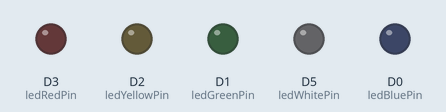
The sketch below on a simulated ESP8266 (NodeMCU). Parts: output pins drawn as LEDs (lit = HIGH). WiFi joins after 1.5 s; servers stay silent unless stated; what the sketch prints to the serial monitor is not drawn.

Above: at 1.65 s.
At 2.7 s:
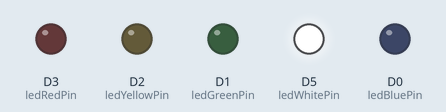
At 18.9 s:
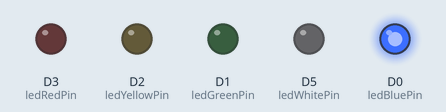
At 35.0 s:
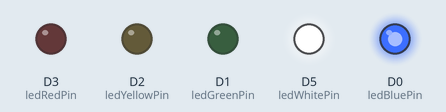
Timing chart, 0 to 38.6 s (numbered marks = the images above):
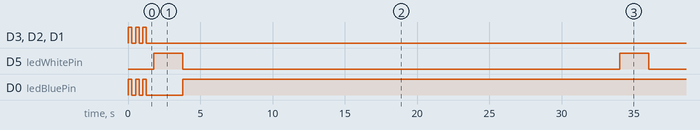

Measured:
- by itself, D5 (ledWhitePin): alternates HIGH for 2.0 s and LOW for 30.2 s
- by itself, D0 (ledBluePin): goes LOW 0.25 s, HIGH 0.25 s, LOW 0.25 s, HIGH 0.25 s, LOW 2.5 s, then HIGH

The sketch:

Pinger.ino
```cpp
// Required libraries
#include "ESP8266WiFi.h"
#include "ESP8266Ping.h"

// #include <NTPClient.h>
// #define NTP_OFFSET   60 * 60      // In seconds
// #define NTP_INTERVAL 60 * 1000    // In miliseconds
// #define NTP_ADDRESS  "europe.pool.ntp.org"

// WiFiUDP ntpUDP;
// NTPClient timeClient(ntpUDP, NTP_ADDRESS, NTP_OFFSET, NTP_INTERVAL);

// The Network SSID we want to connect to along with it's password
const char *ssid = "SSID_NETWORK_NAME";
const char *password = "SSID_NETWORK_PASSWORD";

// The remote host that we will be PINGing
const char *remote_host = "www.google.com";

// Pin configuration for NodeMCU 1.0 v2
// D0: 16 | D2: 4 | D3: 0 | D5: 14 | D6: 12 |
// D1: 5 | D4: 2 | D7: 13 | D8: 15 | D9: 3 | D10: 1 |
const int ledRedPin = D3;
const int ledYellowPin = D2;
const int ledGreenPin = D1;
const int ledBluePin = D0;
const int ledWhitePin = D5;

// Flag to see if we have set the average time for the PING
int firstRun = 1;
// Index to keep track of our loop count
int timerIndex = 0;
// How many times we want to iterate through the loop before we want to check the PING again
int timerLoopCount = 120; // 240 loops at .250 seconds = 1 minute
// Controls the delay on the loop, inevitably also controlling how ofter we PING
const int loopDelay = 250;
// How many PING requests we want to send to our specified remote host
const int pingCounter = 10;

// Variables for making the output to the serial monitor look nice
// timeout index holds the number of iterations through the loop we've gone
int timeoutIndex = 0;
// Timeout indicates when we want to restart the line
const int timeout = 35;

// String and integer variations of the PING average time for easy display integration
String avg_time_ms;
int avg_time;

// Outputs a divider to the serial monitor for orginisation purposes
void serialDivider()
{
  // Serial Moniter output for trouble shooting purposes
  Serial.println("--------------------------------------");
}

// Turn's on all the LED's , then turns them off after a 1/4 of a second
// With the exception of the WHITE LED
void blinkLeds()
{
  // Turn on all the LED's
  digitalWrite(ledRedPin, HIGH);
  digitalWrite(ledYellowPin, HIGH);
  digitalWrite(ledGreenPin, HIGH);
  digitalWrite(ledBluePin, HIGH);
  // Delay a 1/4 of a second
  delay(250);
  // Turn off all the LED's
  digitalWrite(ledRedPin, LOW);
  digitalWrite(ledYellowPin, LOW);
  digitalWrite(ledGreenPin, LOW);
  digitalWrite(ledBluePin, LOW);
}

void setup()
{
  // Serial Moniter output for trouble shooting purposes
  pinMode(ledRedPin, OUTPUT);
  pinMode(ledYellowPin, OUTPUT);
  pinMode(ledGreenPin, OUTPUT);
  pinMode(ledBluePin, OUTPUT);
  pinMode(ledWhitePin, OUTPUT);
  // Serial Moniter output for trouble shooting purposes
  serialDivider();
  // Begin our serial monitering on 115200
  Serial.begin(115200);
  delay(10);

  // timeClient.begin();

  // Serial Moniter output for trouble shooting purposes
  Serial.println();
  serialDivider();
  Serial.print("Connecting to WiFi ");
  Serial.print(ssid);
  Serial.print(" With password: ");
  Serial.print(password);
  Serial.println();
  serialDivider();

  // Connect to the specified WiFi with the specified Password
  WiFi.begin(ssid, password);
  // Wait for the WiFi to connect
  while (WiFi.status() != WL_CONNECTED && timeoutIndex <= timeout)
  {
    // Blink the LED lights
    blinkLeds();

    // Serial Moniter output for trouble shooting purposes
    Serial.print(".");

    // Check to see if we've timed out
    if (timeoutIndex == timeout)
    {
      // Serial Moniter output for trouble shooting purposes
      Serial.println();
      // Reset our time out index
      timeoutIndex = 0;
    }
    // Increment our timeout counter
    timeoutIndex++;

    delay(250);
  }
  // Serial Moniter output for trouble shooting purposes
  Serial.println(".");
  serialDivider();
  Serial.println();
  Serial.print("WiFi connected with IP: ");
  Serial.println(WiFi.localIP());
  Serial.print("Pinging host: ");
  Serial.println(remote_host);
  serialDivider();
}

void loop()
{
  delay(loopDelay);

  // If the timer index is not less than the timer loop count we know we have reached
  // the time where we want to PING again, or if it is the first run
  if (timerIndex >= timerLoopCount || firstRun == 1)
  {
    // Turn on the white LED
    digitalWrite(ledWhitePin, HIGH);

    // Check to see if there is an internet connection
    if (!Ping.ping(remote_host))
    {
      // Serial Moniter output for trouble shooting purposes
      Serial.println("Error: Internet condition Offline");
      // Blink the LED's
      blinkLeds();
      // Continue the loop from the top
      return;
    }

    // Disable the first run event flag
    firstRun = 0;
    // PING the specified remote host specified amount of times
    Ping.ping(remote_host, pingCounter);
    // Store the PING average time in String and Int for easy display integration.
    avg_time = Ping.averageTime();
    avg_time_ms = Ping.averageTime();

    // Turn off the white LED
    digitalWrite(ledWhitePin, LOW);

    // Reset the timer index
    timerIndex = 0;

    // Serial Moniter output for trouble shooting purposes
    Serial.println("Server Pinged");
    // Serial.println(timeClient.getFormattedTime());
    serialDivider();
  }

  if (avg_time <= 50) // If the PING is lower than or equal to 50
  {
    // Serial Moniter output for trouble shooting purposes
    Serial.print("Pingtime: ");
    Serial.print(avg_time_ms + " ms\n");
    Serial.println("Internet condition: Great");
    serialDivider();

    // Turn on the BLUE LED & turn off all other LEDs
    digitalWrite(ledRedPin, LOW);
    digitalWrite(ledYellowPin, LOW);
    digitalWrite(ledGreenPin, LOW);
    digitalWrite(ledBluePin, HIGH);
  }
  else if (avg_time > 50 && avg_time < 100) // If the PING is greater than 50 & less than 100
  {
    // Serial Moniter output for trouble shooting purposes
    Serial.print("Pingtime :");
    Serial.print(avg_time_ms + " ms\n");
    Serial.println("Internet condition: Good");
    serialDivider();

    // Turn on the GREEN LED & turn off all other LEDs
    digitalWrite(ledRedPin, LOW);
    digitalWrite(ledYellowPin, LOW);
    digitalWrite(ledGreenPin, HIGH);
    digitalWrite(ledBluePin, LOW);
  }
  else if (avg_time >= 100 && avg_time < 200) // If the PING is greater or equal to 100 & less than 200
  {
    // Serial Moniter output for trouble shooting purposes
    Serial.print("Pingtime :");
    Serial.print(avg_time_ms + " ms\n");
    Serial.println("Internet condition: Slow");
    serialDivider();

    // Turn on the BLUE LED & turn off all other LEDs
    digitalWrite(ledRedPin, LOW);
    digitalWrite(ledYellowPin, HIGH);
    digitalWrite(ledGreenPin, LOW);
    digitalWrite(ledBluePin, LOW);
  }
  else if (avg_time >= 200) // If the PING is greater or equal to 200
  {
    // Serial Moniter output for trouble shooting purposes
    Serial.print("Pingtime :");
    Serial.print(avg_time_ms + " ms\n");
    Serial.println("Internet condition: Bad");
    serialDivider();

    // Turn on the RED LED & turn off all other LEDs
    digitalWrite(ledRedPin, HIGH);
    digitalWrite(ledYellowPin, LOW);
    digitalWrite(ledGreenPin, LOW);
    digitalWrite(ledBluePin, LOW);
  }
  // Increment our timer index by 1 since we've completed a single iteration
  timerIndex++;

  // timeClient.update();
}
```
